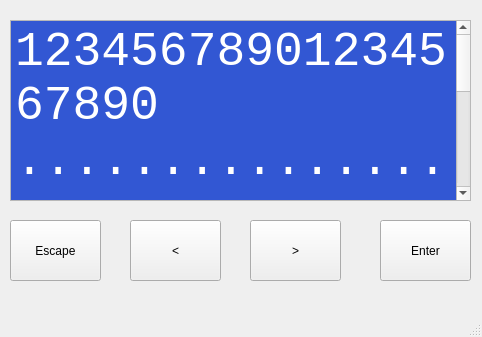
<?xml version="1.0" encoding="UTF-8"?>
<ui version="4.0">
 <class>MainWindow</class>
 <widget class="QMainWindow" name="MainWindow">
  <property name="geometry">
   <rect>
    <x>0</x>
    <y>0</y>
    <width>482</width>
    <height>337</height>
   </rect>
  </property>
  <property name="palette">
   <palette>
    <active>
     <colorrole role="Text">
      <brush brushstyle="SolidPattern">
       <color alpha="255">
        <red>255</red>
        <green>255</green>
        <blue>255</blue>
       </color>
      </brush>
     </colorrole>
     <colorrole role="Base">
      <brush brushstyle="SolidPattern">
       <color alpha="255">
        <red>50</red>
        <green>87</green>
        <blue>211</blue>
       </color>
      </brush>
     </colorrole>
     <colorrole role="PlaceholderText">
      <brush brushstyle="SolidPattern">
       <color alpha="128">
        <red>255</red>
        <green>255</green>
        <blue>255</blue>
       </color>
      </brush>
     </colorrole>
    </active>
    <inactive>
     <colorrole role="Text">
      <brush brushstyle="SolidPattern">
       <color alpha="255">
        <red>255</red>
        <green>255</green>
        <blue>255</blue>
       </color>
      </brush>
     </colorrole>
     <colorrole role="Base">
      <brush brushstyle="SolidPattern">
       <color alpha="255">
        <red>50</red>
        <green>87</green>
        <blue>211</blue>
       </color>
      </brush>
     </colorrole>
     <colorrole role="PlaceholderText">
      <brush brushstyle="SolidPattern">
       <color alpha="128">
        <red>255</red>
        <green>255</green>
        <blue>255</blue>
       </color>
      </brush>
     </colorrole>
    </inactive>
    <disabled>
     <colorrole role="Text">
      <brush brushstyle="SolidPattern">
       <color alpha="63">
        <red>0</red>
        <green>0</green>
        <blue>0</blue>
       </color>
      </brush>
     </colorrole>
     <colorrole role="Base">
      <brush brushstyle="SolidPattern">
       <color alpha="255">
        <red>236</red>
        <green>236</green>
        <blue>236</blue>
       </color>
      </brush>
     </colorrole>
     <colorrole role="PlaceholderText">
      <brush brushstyle="SolidPattern">
       <color alpha="128">
        <red>0</red>
        <green>0</green>
        <blue>0</blue>
       </color>
      </brush>
     </colorrole>
    </disabled>
   </palette>
  </property>
  <property name="windowTitle">
   <string>Ventilator Simulator</string>
  </property>
  <widget class="QWidget" name="centralwidget">
   <widget class="QPlainTextEdit" name="plainTextEdit">
    <property name="geometry">
     <rect>
      <x>10</x>
      <y>20</y>
      <width>461</width>
      <height>181</height>
     </rect>
    </property>
    <property name="font">
     <font>
      <family>Courier New</family>
      <pointsize>36</pointsize>
     </font>
    </property>
    <property name="plainText">
     <string>12345678901234567890
....................
aaaaaaaaaaaaaaaaaaaa
xxxxxxxxxxxxxxxxxxxx</string>
    </property>
   </widget>
   <widget class="QPushButton" name="pushButton">
    <property name="geometry">
     <rect>
      <x>380</x>
      <y>220</y>
      <width>91</width>
      <height>61</height>
     </rect>
    </property>
    <property name="text">
     <string>Enter</string>
    </property>
   </widget>
   <widget class="QPushButton" name="pushButton_2">
    <property name="geometry">
     <rect>
      <x>10</x>
      <y>220</y>
      <width>91</width>
      <height>61</height>
     </rect>
    </property>
    <property name="text">
     <string>Escape</string>
    </property>
   </widget>
   <widget class="QPushButton" name="pushButton_3">
    <property name="geometry">
     <rect>
      <x>130</x>
      <y>220</y>
      <width>91</width>
      <height>61</height>
     </rect>
    </property>
    <property name="text">
     <string>&lt;</string>
    </property>
   </widget>
   <widget class="QPushButton" name="pushButton_4">
    <property name="geometry">
     <rect>
      <x>250</x>
      <y>220</y>
      <width>91</width>
      <height>61</height>
     </rect>
    </property>
    <property name="text">
     <string>&gt;</string>
    </property>
   </widget>
  </widget>
  <widget class="QMenuBar" name="menubar">
   <property name="geometry">
    <rect>
     <x>0</x>
     <y>0</y>
     <width>482</width>
     <height>22</height>
    </rect>
   </property>
  </widget>
  <widget class="QStatusBar" name="statusbar"/>
 </widget>
 <resources/>
 <connections/>
</ui>
